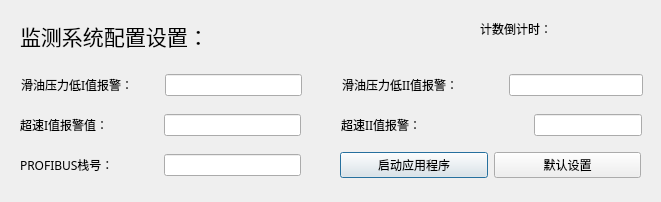
<?xml version="1.0" encoding="UTF-8"?>
<ui version="4.0">
 <class>inputDialog</class>
 <widget class="QDialog" name="inputDialog">
  <property name="geometry">
   <rect>
    <x>0</x>
    <y>0</y>
    <width>661</width>
    <height>202</height>
   </rect>
  </property>
  <property name="windowTitle">
   <string>Dialog</string>
  </property>
  <widget class="QLabel" name="label_4">
   <property name="geometry">
    <rect>
     <x>20</x>
     <y>20</y>
     <width>291</width>
     <height>31</height>
    </rect>
   </property>
   <property name="font">
    <font>
     <family>华文楷体</family>
     <pointsize>16</pointsize>
    </font>
   </property>
   <property name="text">
    <string>监测系统配置设置：</string>
   </property>
  </widget>
  <widget class="QLabel" name="timer_state">
   <property name="geometry">
    <rect>
     <x>570</x>
     <y>20</y>
     <width>31</width>
     <height>20</height>
    </rect>
   </property>
   <property name="text">
    <string/>
   </property>
  </widget>
  <widget class="QLabel" name="label_7">
   <property name="geometry">
    <rect>
     <x>480</x>
     <y>20</y>
     <width>101</width>
     <height>18</height>
    </rect>
   </property>
   <property name="text">
    <string>计数倒计时：</string>
   </property>
  </widget>
  <widget class="QWidget" name="layoutWidget">
   <property name="geometry">
    <rect>
     <x>21</x>
     <y>70</y>
     <width>281</width>
     <height>30</height>
    </rect>
   </property>
   <layout class="QHBoxLayout" name="horizontalLayout" stretch="1,1">
    <item>
     <widget class="QLabel" name="label">
      <property name="font">
       <font>
        <family>华文楷体</family>
       </font>
      </property>
      <property name="text">
       <string>滑油压力低I值报警：</string>
      </property>
     </widget>
    </item>
    <item>
     <widget class="QLineEdit" name="lineEdit_oil_i">
      <property name="placeholderText">
       <string/>
      </property>
     </widget>
    </item>
   </layout>
  </widget>
  <widget class="QWidget" name="layoutWidget">
   <property name="geometry">
    <rect>
     <x>342</x>
     <y>70</y>
     <width>301</width>
     <height>30</height>
    </rect>
   </property>
   <layout class="QHBoxLayout" name="horizontalLayout_2" stretch="6,5">
    <item>
     <widget class="QLabel" name="label_5">
      <property name="font">
       <font>
        <family>华文楷体</family>
       </font>
      </property>
      <property name="text">
       <string>滑油压力低II值报警：</string>
      </property>
     </widget>
    </item>
    <item>
     <widget class="QLineEdit" name="lineEdit_oil_ii">
      <property name="placeholderText">
       <string/>
      </property>
     </widget>
    </item>
   </layout>
  </widget>
  <widget class="QWidget" name="layoutWidget">
   <property name="geometry">
    <rect>
     <x>341</x>
     <y>110</y>
     <width>301</width>
     <height>30</height>
    </rect>
   </property>
   <layout class="QHBoxLayout" name="horizontalLayout_3" stretch="6,0">
    <item>
     <widget class="QLabel" name="label_6">
      <property name="font">
       <font>
        <family>华文楷体</family>
       </font>
      </property>
      <property name="text">
       <string>超速II值报警：</string>
      </property>
     </widget>
    </item>
    <item>
     <widget class="QLineEdit" name="lineEdit_spd_ii">
      <property name="placeholderText">
       <string/>
      </property>
     </widget>
    </item>
   </layout>
  </widget>
  <widget class="QWidget" name="layoutWidget">
   <property name="geometry">
    <rect>
     <x>20</x>
     <y>110</y>
     <width>281</width>
     <height>30</height>
    </rect>
   </property>
   <layout class="QHBoxLayout" name="horizontalLayout_4" stretch="1,1">
    <item>
     <widget class="QLabel" name="label_2">
      <property name="font">
       <font>
        <family>华文楷体</family>
       </font>
      </property>
      <property name="text">
       <string>超速I值报警值：</string>
      </property>
     </widget>
    </item>
    <item>
     <widget class="QLineEdit" name="lineEdit_spd_i">
      <property name="placeholderText">
       <string/>
      </property>
     </widget>
    </item>
   </layout>
  </widget>
  <widget class="QWidget" name="layoutWidget">
   <property name="geometry">
    <rect>
     <x>20</x>
     <y>150</y>
     <width>281</width>
     <height>30</height>
    </rect>
   </property>
   <layout class="QHBoxLayout" name="horizontalLayout_5" stretch="1,1">
    <item>
     <widget class="QLabel" name="label_3">
      <property name="font">
       <font>
        <family>华文楷体</family>
       </font>
      </property>
      <property name="text">
       <string>PROFIBUS栈号：</string>
      </property>
     </widget>
    </item>
    <item>
     <widget class="QLineEdit" name="profibus_num">
      <property name="placeholderText">
       <string/>
      </property>
     </widget>
    </item>
   </layout>
  </widget>
  <widget class="QWidget" name="layoutWidget">
   <property name="geometry">
    <rect>
     <x>340</x>
     <y>150</y>
     <width>301</width>
     <height>30</height>
    </rect>
   </property>
   <layout class="QHBoxLayout" name="horizontalLayout_6" stretch="1,1">
    <item>
     <widget class="QPushButton" name="pushButton">
      <property name="text">
       <string>启动应用程序</string>
      </property>
     </widget>
    </item>
    <item>
     <widget class="QPushButton" name="etrButton">
      <property name="text">
       <string>默认设置</string>
      </property>
      <property name="autoDefault">
       <bool>true</bool>
      </property>
      <property name="default">
       <bool>false</bool>
      </property>
     </widget>
    </item>
   </layout>
  </widget>
 </widget>
 <resources/>
 <connections/>
</ui>
